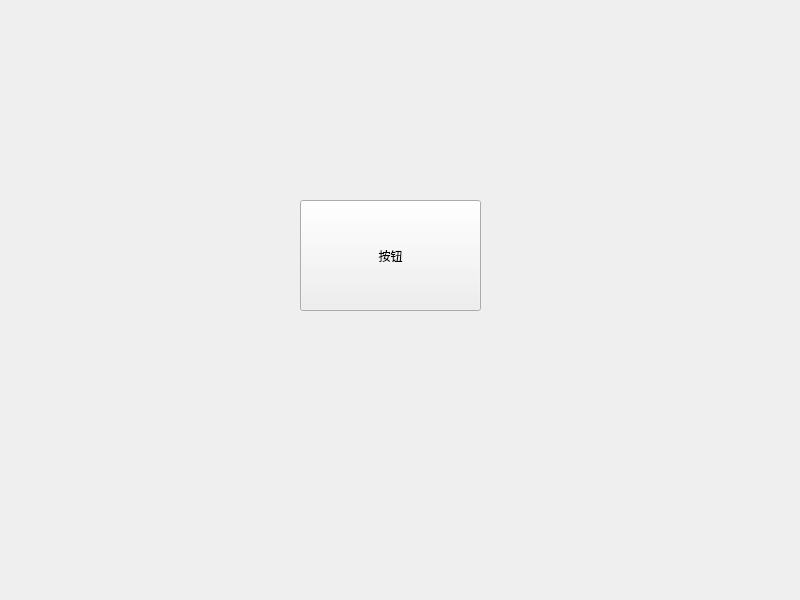
<?xml version="1.0" encoding="UTF-8"?>
<ui version="4.0">
 <class>Widget</class>
 <widget class="QWidget" name="Widget">
  <property name="geometry">
   <rect>
    <x>0</x>
    <y>0</y>
    <width>800</width>
    <height>600</height>
   </rect>
  </property>
  <property name="windowTitle">
   <string>Widget</string>
  </property>
  <widget class="QPushButton" name="pushButton">
   <property name="geometry">
    <rect>
     <x>300</x>
     <y>200</y>
     <width>181</width>
     <height>111</height>
    </rect>
   </property>
   <property name="text">
    <string>按钮</string>
   </property>
  </widget>
 </widget>
 <resources/>
 <connections/>
</ui>
